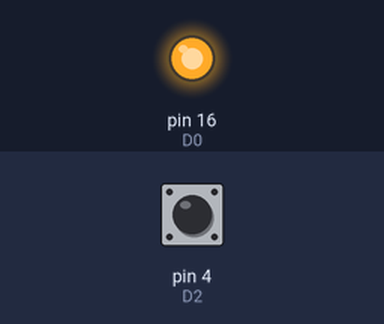
Recording of a sketch running on a simulated Arduino Uno, built with avr-gcc and run on an emulated ATmega328P. Parts: output pins drawn as LEDs (lit = HIGH). The test bench sets the inputs (shaded band); at power-on: pin 4 (D2) HIGH.

Above: at 1.2 s.
1.3 s: pin 4 (D2) pulled LOW for 0.15 s
At 1.37 s:
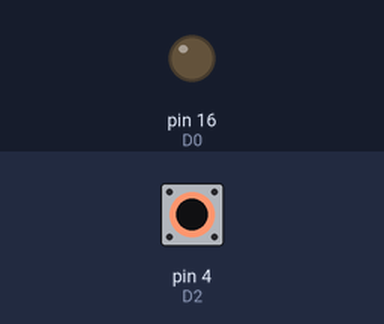
2.9 s: pin 4 (D2) pulled LOW for 3.2 s
At 7.1 s:
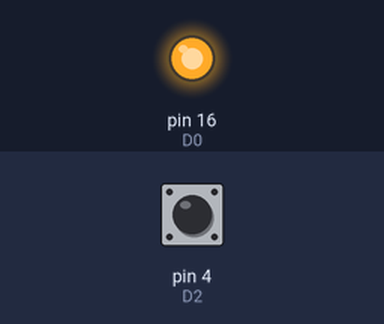
Timing chart, 0 to 8.6 s (numbered marks = the images above; inputs shaded):
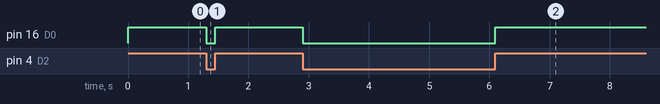

Measured:
- after the input at 1.3 s, pin 16 (D0): HIGH → LOW at once, → HIGH 0.15 s later
- after the input at 2.9 s, pin 16 (D0): HIGH → LOW at once, → HIGH 3.2 s later

The sketch:

botton.ino
```cpp
#define D2 4
#define button D2
#define pressed HIGH
#define D0 16
#define led D0
void setup(){
Serial.begin(115200); pinMode(button,INPUT_PULLUP);
pinMode(led,OUTPUT);
}
void loop(){
bool ReadSwitch = digitalRead(button);
if(ReadSwitch == pressed)
{
digitalWrite(led,1);
 }
 else{
  digitalWrite(led,0);
 }
}
```
